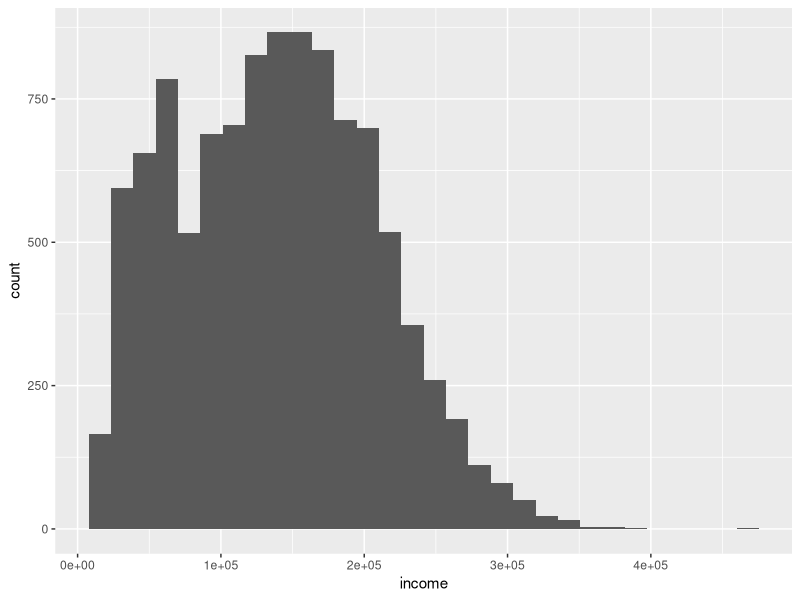
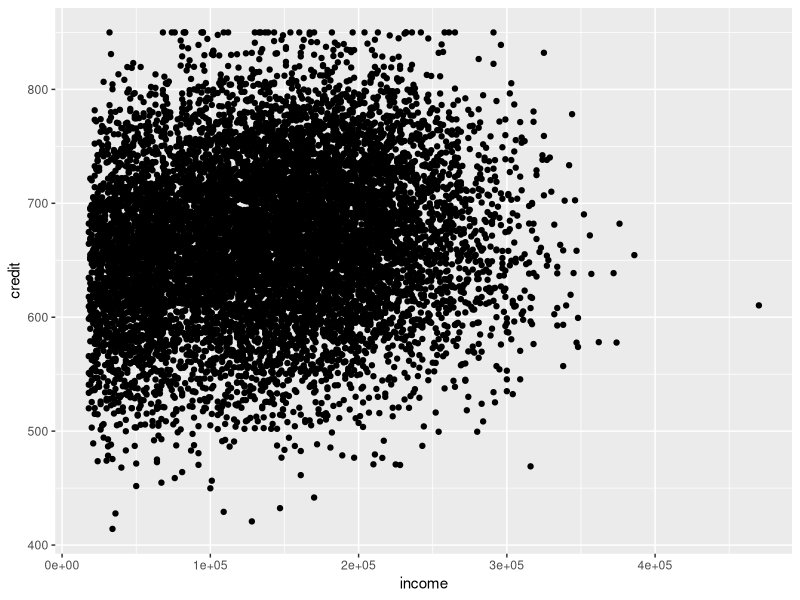
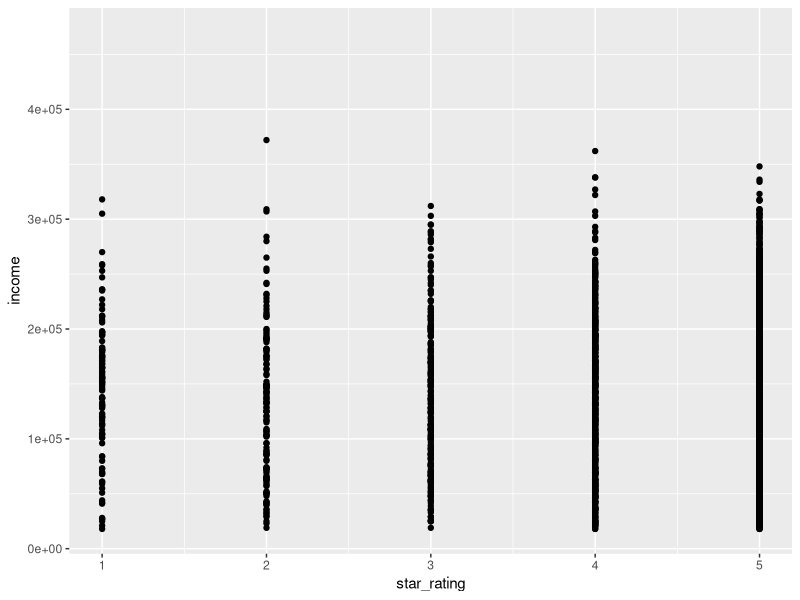
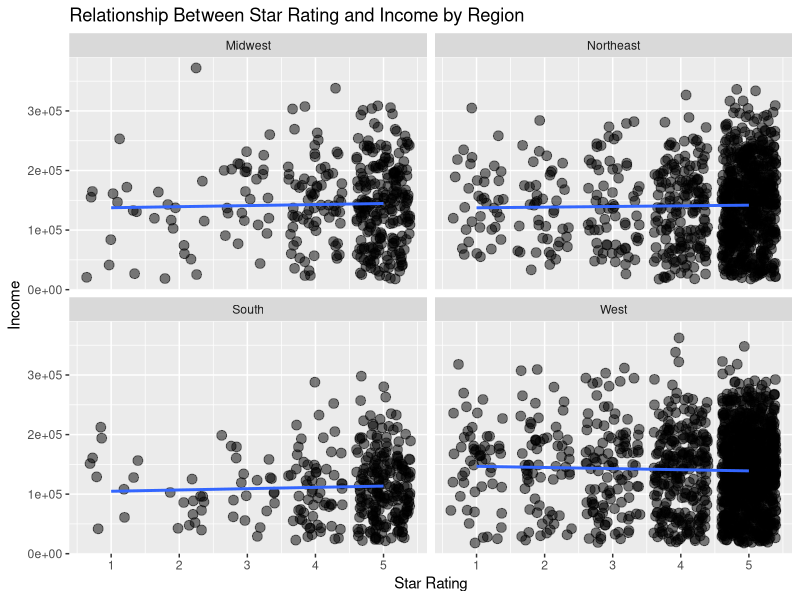
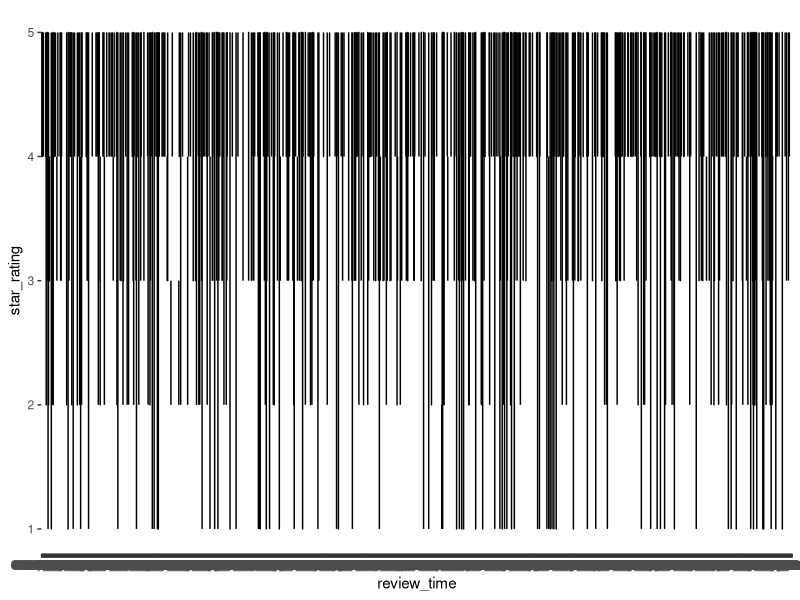
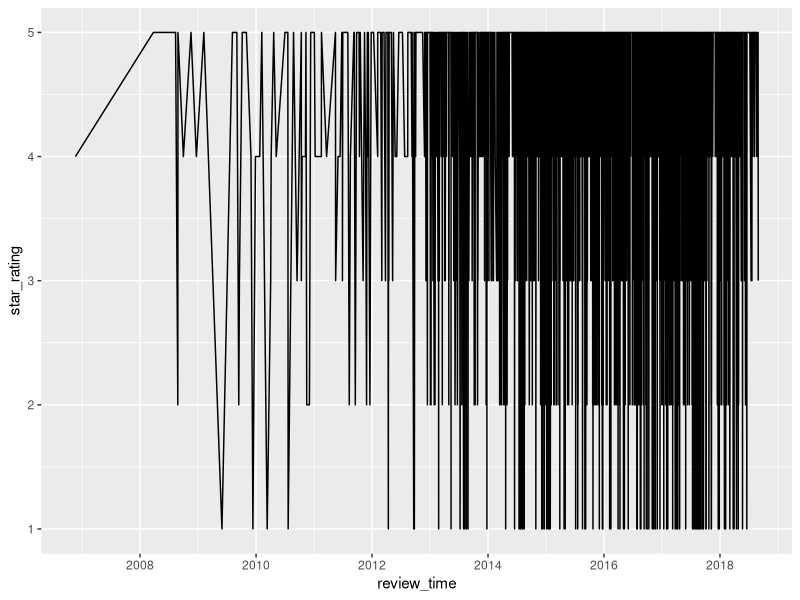
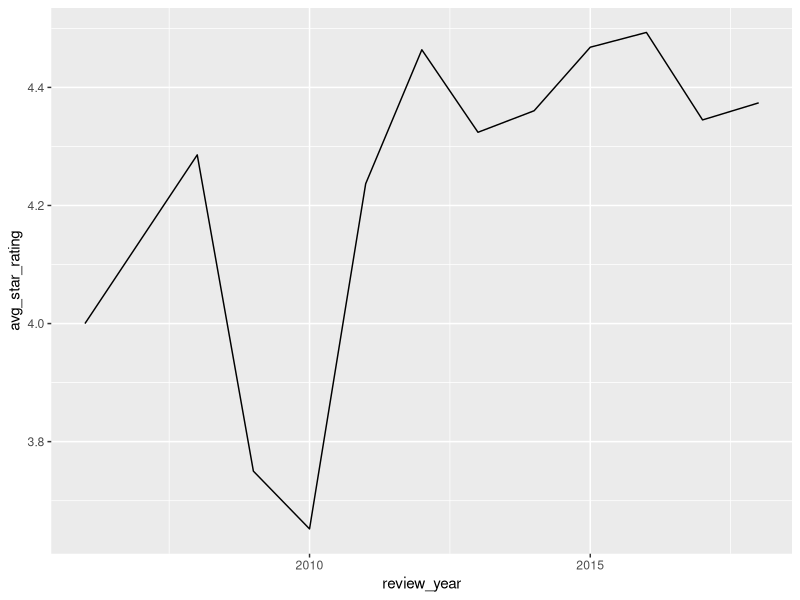
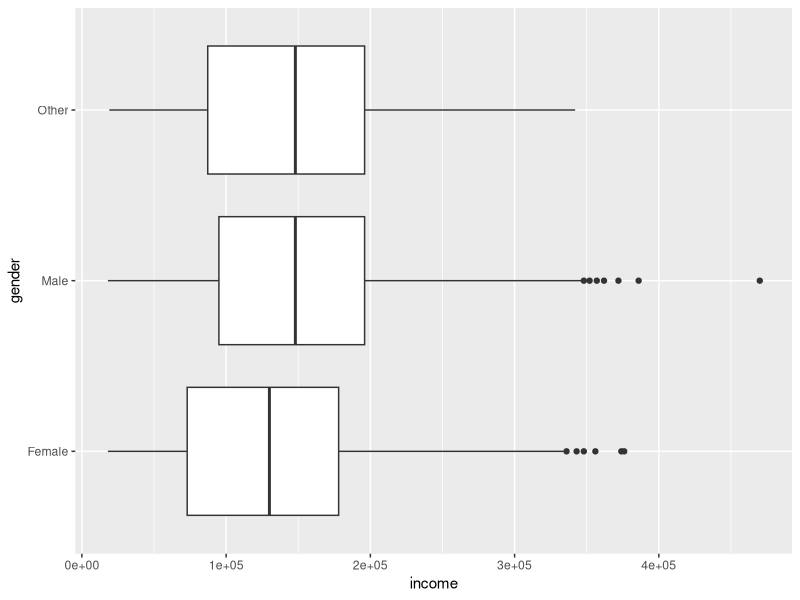

The R script that drew these images, in order:
## ---- chunk 1
library(tidyverse)
customer_data <- read_csv("customer_data.csv", show_col_types = FALSE)
glimpse(customer_data, width = 60)
## ---- chunk 2
customer_data |>
  summarize(avg_income = mean(income))
## ---- chunk 3
customer_data |>
  summarize(
    avg_income = mean(income),
    avg_credit = mean(credit)
  )
## ---- chunk 4
customer_data |>
  filter(married == 'Yes')|>
  summarize(
    min_income = min(income),
    max_income = max(income),
    median_income = median(income)
  )
## ---- chunk 5
customer_data |> 
  ggplot(aes(x = income)) +
  geom_histogram()
## ---- chunk 6
customer_data |> 
  ggplot(aes(x = income, y = credit)) +
  geom_point()
## ---- chunk 7
customer_data |> 
  ggplot(aes(x = star_rating, y = income)) +
  geom_point()
## ---- chunk 8
customer_data |> 
  drop_na(star_rating) |> 
  ggplot(aes(x = star_rating, y = income)) +
  geom_jitter(size = 3, alpha = 0.5) +
  geom_smooth(method = "lm", se = FALSE) +
  facet_wrap(~ region) +
  labs(
    title = "Relationship Between Star Rating and Income by Region",
    x = "Star Rating",
    y = "Income"
  )
## ---- chunk 9
customer_data |>
  group_by(gender) |>
  summarize(
    n = n(),
    avg_income = mean(income),
    avg_credit = mean(credit)
  )
## ---- chunk 10
customer_data |>
  group_by(gender) |>
  summarize(
    n = n()
  )
## ---- chunk 11
customer_data |>
  count(gender)
## ---- chunk 12
customer_data |>
  group_by(gender, region) |>
  summarize(
    n = n(),
    avg_income = mean(income),
    avg_credit = mean(credit),
    .groups = "drop"
  ) |> 
  arrange(desc(avg_income))
## ---- chunk 13
customer_data |>
  group_by(gender, region) |>
  slice_max(income, n = 3)
## ---- chunk 14
customer_data |> 
  ggplot(aes(x = review_time, y = star_rating)) +
  geom_line()
## ---- chunk 15
rating_data <- customer_data |> 
  drop_na(star_rating) |> 
  select(review_time, star_rating) |> 
  mutate(review_time = mdy(review_time))

print(rating_data, n = 3)
## ---- chunk 16
rating_data |> 
  ggplot(aes(x = review_time, y = star_rating)) +
  geom_line()
## ---- chunk 17
rating_data |> 
  mutate(review_year = year(review_time)) |> 
  group_by(review_year) |> 
  summarize(avg_star_rating = mean(star_rating)) |> 
  ggplot(aes(x = review_year, y = avg_star_rating)) +
  geom_line()
## ---- chunk 18
customer_data |> 
  ggplot(aes(x = income, y = gender)) +
  geom_boxplot()
## ---- chunk 19

customer_data |> 
  ggplot(aes(x = credit, y = married)) +
  geom_boxplot() +
  labs(x = 'Credit Score', y = 'Marital Status', 
       title = 'Distribution of Credit Scores', 
       subtitle = 'Married vs. Unmarried Patagonia Customers')
## ---- chunk 20
customer_data |> 
  ggplot(aes(x = income, fill = gender)) +
  geom_density(alpha = 0.5) +
  labs(x = "Income",
       y = "Density",
       title = "Income Distribution by Gender")
